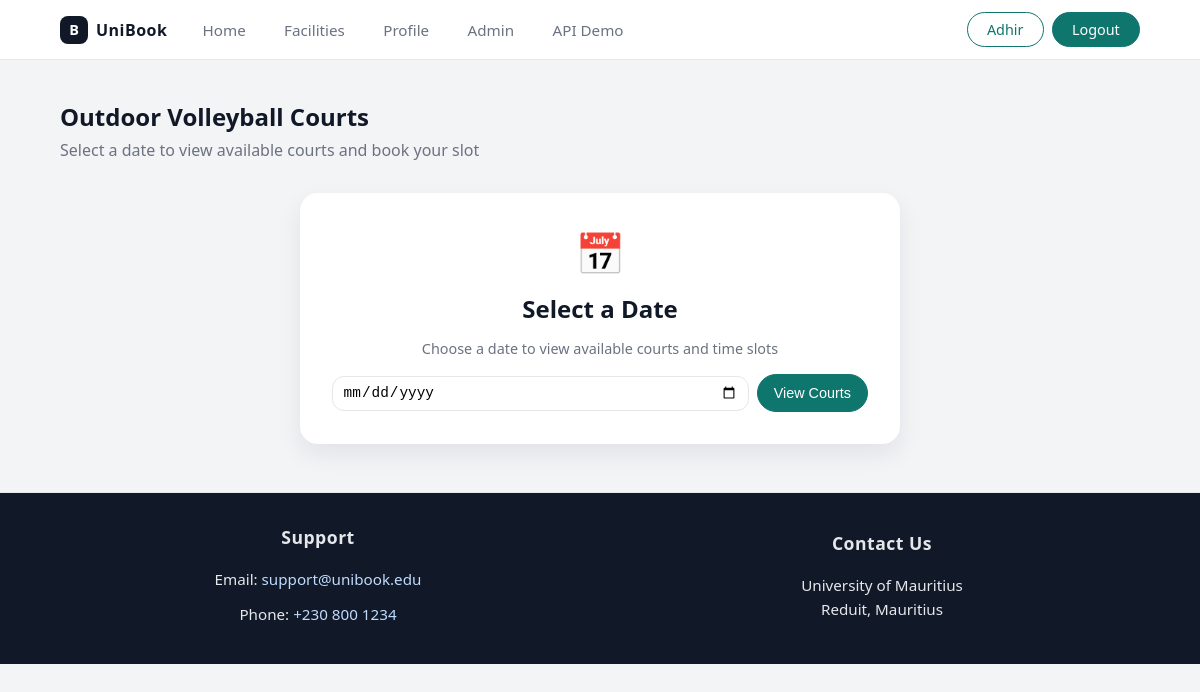
Screenshot of /facility/outdoor-volleyball-courts/courts/ (signed in) with the database file from the repository.
### booking_sys/models.py (models this page shows, shortened)
class User(AbstractUser):
    MEMBER_TYPES = [
        ('student', 'Student'),
        ('staff', 'Staff'),
        ('admin', 'Administrator'),
    ]
    user_id = models.UUIDField(primary_key=True, default=uuid.uuid4, editable=False)
    email = models.EmailField(unique=True, verbose_name="User Email")
    first_name = models.CharField(max_length=100)
    last_name = models.CharField(max_length=100)
    member_type = models.CharField(max_length=10, choices=MEMBER_TYPES)
    user_phone = models.CharField(max_length=15, blank=True, null=True)
    date_joined = models.DateTimeField(auto_now_add=True)
    is_active = models.BooleanField(default=True)
    USERNAME_FIELD = 'email'
    REQUIRED_FIELDS = ['username','first_name', 'last_name', 'member_type']

class Facility(models.Model):
    FACILITY_TYPES = [
        ('sports', 'Sports'),
        ('recreation', 'Recreation'),
        ('academic', 'Academic'),
        ('other', 'Other'),
    ]
    FACILITY_STATUS = [
        ('available', 'Available'),
        ('maintenance', 'Under Maintenance'),
        ('closed', 'Closed'),
    ]
    facility_id = models.UUIDField(primary_key=True, default=uuid.uuid4, editable=False)
    facility_name = models.CharField(max_length=200)
    facility_type = models.CharField(max_length=20, choices=FACILITY_TYPES)
    location = models.CharField(max_length=300)
    description = models.TextField(blank=True)
    image_url = models.URLField(blank=True, null=True)
    facility_status = models.CharField(max_length=20, choices=FACILITY_STATUS, default='available')
    likes_count = models.PositiveIntegerField(default=0)

class SiteSettings(models.Model):
    hero_image_url = models.URLField(
        blank=True,
        null=True,
        help_text="Enter the URL of the hero banner image. Leave blank for default gradient."
    )
    hero_title = models.CharField(
        max_length=200,
        default="Reserve football, volleyball and badminton courts instantly.",
        help_text="Main heading text for hero banner"
    )
    hero_subtitle = models.TextField(
        default="No more waiting in line or dealing with paper schedules. Book, manage and track your facility usage online.",
        help_text="Subtitle text for hero banner"
    )
    support_email = models.EmailField(
        default="support@unibook.edu",
        help_text="Email address for support inquiries"
    )
    support_phone = models.CharField(
        max_length=20,
        default="+230 800 1234",
        help_text="Phone number for support (format: +country code XXX XXXX)"
    )
    class Meta:
        verbose_name = "Site Settings"
        verbose_name_plural = "Site Settings"
    @classmethod
    def get_settings(cls):
        obj, created = cls.objects.get_or_create(pk=1)
        return obj

### booking_sys/views.py (the view, shortened to what this page needs)
# urls.py: path('facility/<slug:slug>/courts/', views.facility_courts, name='facility_courts'),
@login_required
@require_http_methods(["GET"])
def facility_courts(request, slug):
    facility = get_object_or_404(Facility, facility_name__icontains=slug.replace('-', ' '))
    date_str = request.GET.get('date')
    selected_date = None
    court_data = []
    user_booking_status = None
    return render(request, 'facility_courts.html', {
        'facility': facility,
        'court_data': court_data,
        'selected_date': selected_date,
        'date_str': date_str,
        'today': timezone.localdate(),
        'user_booking_status': user_booking_status,
    })

### booking_sys/context_processors.py (called while the page is built)
def site_settings(request):
    return {
        'site_settings': SiteSettings.get_settings()
    }

### booking_sys/templates/facility_courts.html (shortened to what this page needs)
{% extends 'base.html' %}
{% block content %}
<section class="section">
  <div class="section-header">
    <h1>{{ facility.facility_name }}</h1>
    {% if selected_date %}
      <p>Available courts for <strong>{{ selected_date|date:"l, F d, Y" }}</strong></p>
    {% else %}
      <p>Select a date to view available courts and book your slot</p>
    {% endif %}
  </div>
  {% if not selected_date %}
  <div style="max-width: 600px; margin: 0 auto 3rem;">
    <div class="card-section" style="text-align: center; padding: 2rem;">
      <div style="font-size: 2.5rem; margin-bottom: 0.75rem;">📅</div>
      <h2 style="margin: 0 0 0.5rem 0; font-size: 1.5rem;">Select a Date</h2>
      <p style="color: #6b7280; margin-bottom: 1rem; font-size: 0.9rem;">Choose a date to view available courts and time slots</p>
      <form method="get" action="" style="max-width: 100%;">
        <div style="display: flex; gap: 0.5rem; align-items: center;">
          <input type="date" name="date" class="form-control" required min="{{ today|date:'Y-m-d' }}" style="flex: 1; min-width: 0;">
          <button type="submit" class="btn btn-primary" style="white-space: nowrap; padding: 0.625rem 1rem;">View Courts</button>
        </div>
      </form>
    </div>
  </div>
  {% endif %}
</section>
{% endblock %}

### booking_sys/templates/base.html (shortened to what this page needs)
{% load static %}
<!DOCTYPE html>
<html lang="en">
<head>
  <link rel="stylesheet" href="{% static 'css/mystyle.css' %}" />
</head>
<body>
  <header class="navbar">
    <div class="nav-left">
      <div class="brand">
        <span class="brand-logo">B</span>
        <span class="brand-name">UniBook</span>
      </div>
      <nav class="nav-links">
        <a href="{% url 'booking_sys:home' %}" class="nav-link">Home</a>
        <a href="{% url 'booking_sys:facilities' %}" class="nav-link">Facilities</a>
        {% if user.is_authenticated %}
          <a href="{% url 'booking_sys:profile' %}" class="nav-link">Profile</a>
        {% endif %}
        {% if user.is_staff or user.member_type == 'admin' %}
          <a href="{% url 'booking_sys:admin_dashboard' %}" class="nav-link">Admin</a>
          <a href="{% url 'booking_sys:ajax_facilities' %}" class="nav-link">API Demo</a>
        {% endif %}
      </nav>
    </div>
    <div class="nav-right">
        {% if user.is_authenticated %}
          <a href="{% url 'booking_sys:profile' %}" class="btn btn-outline">{{ user.first_name }}</a>
          <a href="{% url 'booking_sys:logout' %}" class="btn btn-primary">Logout</a>
        {% else %}
          <a href="{% url 'booking_sys:login' %}" class="btn btn-outline">Sign In</a>
          <a href="{% url 'booking_sys:register' %}" class="btn btn-primary">Sign Up</a>
        {% endif %}
    </div>
  </header>
  <main class="page-container">
    {% block content %}{% endblock %}
  </main>
  <footer class="site-footer">
    <div class="footer-inner">
      <div style="text-align: center;">
        <h5>Support</h5>
        {% if site_settings %}
          <p>Email: <a href="mailto:{{ site_settings.support_email }}">{{ site_settings.support_email }}</a></p>
          <p>Phone: <a href="tel:{{ site_settings.support_phone }}">{{ site_settings.support_phone }}</a></p>
        {% else %}
          <p>Email: <a href="mailto:support@unibook.edu">support@unibook.edu</a></p>
          <p>Phone: <a href="tel:+230 800 1234">+230 800 1234</a></p>
        {% endif %}
      </div>
      <div style="text-align: center;">
        <h5>Contact Us</h5>
        <p>University of Mauritius<br />Reduit, Mauritius</p>
      </div>
    </div>
  </footer>
</body>
</html>

### booking_sys/static/css/mystyle.css (style rules this page uses)
:root { --bg: #f3f4f6; --surface: #ffffff; --border-subtle: #e5e7eb; --text-main: #111827; --text-muted: #6b7280; --primary: #0f766e; --primary-soft: #e0f2f1; --primary-dark: #064e3b; --accent: #2563eb; --danger: #dc2626; --warning: #f59e0b; --radius-card: 16px; --shadow-soft: 0 10px 25px rgba(15,23,42,0.08); --font-sans: system-ui, -apple-system, BlinkMacSystemFont, "Segoe UI", sans-serif; }
*, *::before, *::after { box-sizing: border-box; }
body { margin: 0; font-family: var(--font-sans); color: var(--text-main); background: var(--bg); }
.navbar { position: sticky; top: 0; z-index: 100; background: #ffffff; border-bottom: 1px solid var(--border-subtle); display: flex; align-items: center; justify-content: space-between; padding: 0.75rem 5vw; }
.nav-left { display: flex; align-items: center; gap: 1.5rem; }
.brand { display: flex; align-items: center; gap: 0.5rem; }
.brand-logo { width: 28px; height: 28px; border-radius: 8px; background: #111827; color: #ffffff; display: inline-flex; align-items: center; justify-content: center; font-weight: 700; font-size: 0.9rem; }
.brand-name { font-weight: 600; letter-spacing: 0.03em; }
.nav-links { display: flex; gap: 1rem; }
.nav-link { font-size: 0.95rem; color: var(--text-muted); text-decoration: none; padding: 0.35rem 0.7rem; border-radius: 999px; }
.nav-right { display: flex; gap: 0.5rem; }
.btn { display: inline-flex; align-items: center; justify-content: center; padding: 0.45rem 1.2rem; border-radius: 999px; font-size: 0.9rem; font-weight: 500; border: 1px solid transparent; cursor: pointer; text-decoration: none; white-space: nowrap; }
.btn-primary { background: var(--primary); color: #ffffff; border-color: var(--primary); }
.btn-outline { background: #ffffff; color: var(--primary); border-color: var(--primary); }
.page-container { max-width: 1200px; margin: 1.5rem auto 3rem; padding: 0 5vw; }
.section { margin-bottom: 3rem; padding-top: 1rem; }
.section-header { margin-bottom: 2rem; }
.section-header h1, .section-header h2 { margin: 0 0 0.35rem; }
.section-header p { margin: 0; color: var(--text-muted); }
.form-control { width: 100%; padding: 0.45rem 0.6rem; border-radius: 12px; border: 1px solid var(--border-subtle); font-size: 0.9rem; }
.card-section { background: var(--surface); border-radius: 18px; padding: 1.5rem 1.75rem; box-shadow: var(--shadow-soft); margin-bottom: 1.5rem; }
.site-footer { border-top: 1px solid var(--border-subtle); background: #111827; color: #e5e7eb; padding: 2rem 5vw; }
.footer-inner { max-width: 1200px; margin: 0 auto; display: grid; grid-template-columns: repeat(2, 1fr); gap: 3rem; }
.site-footer > div > div { display: flex; flex-direction: column; align-items: center; justify-content: center; }
.site-footer h5 { margin: 0 0 0.75rem 0; font-size: 1.1rem; font-weight: 600; letter-spacing: 0.5px; }
.site-footer p { margin: 0.35rem 0; font-size: 0.95rem; line-height: 1.6; }
.site-footer a { color: #bfdbfe; text-decoration: none; transition: color 0.2s; }

### rows the page displays
User: first_name "Adhir"
Facility: facility_name "Outdoor Volleyball Courts"
SiteSettings: support_email "support@unibook.edu", support_phone "+230 800 1234"
